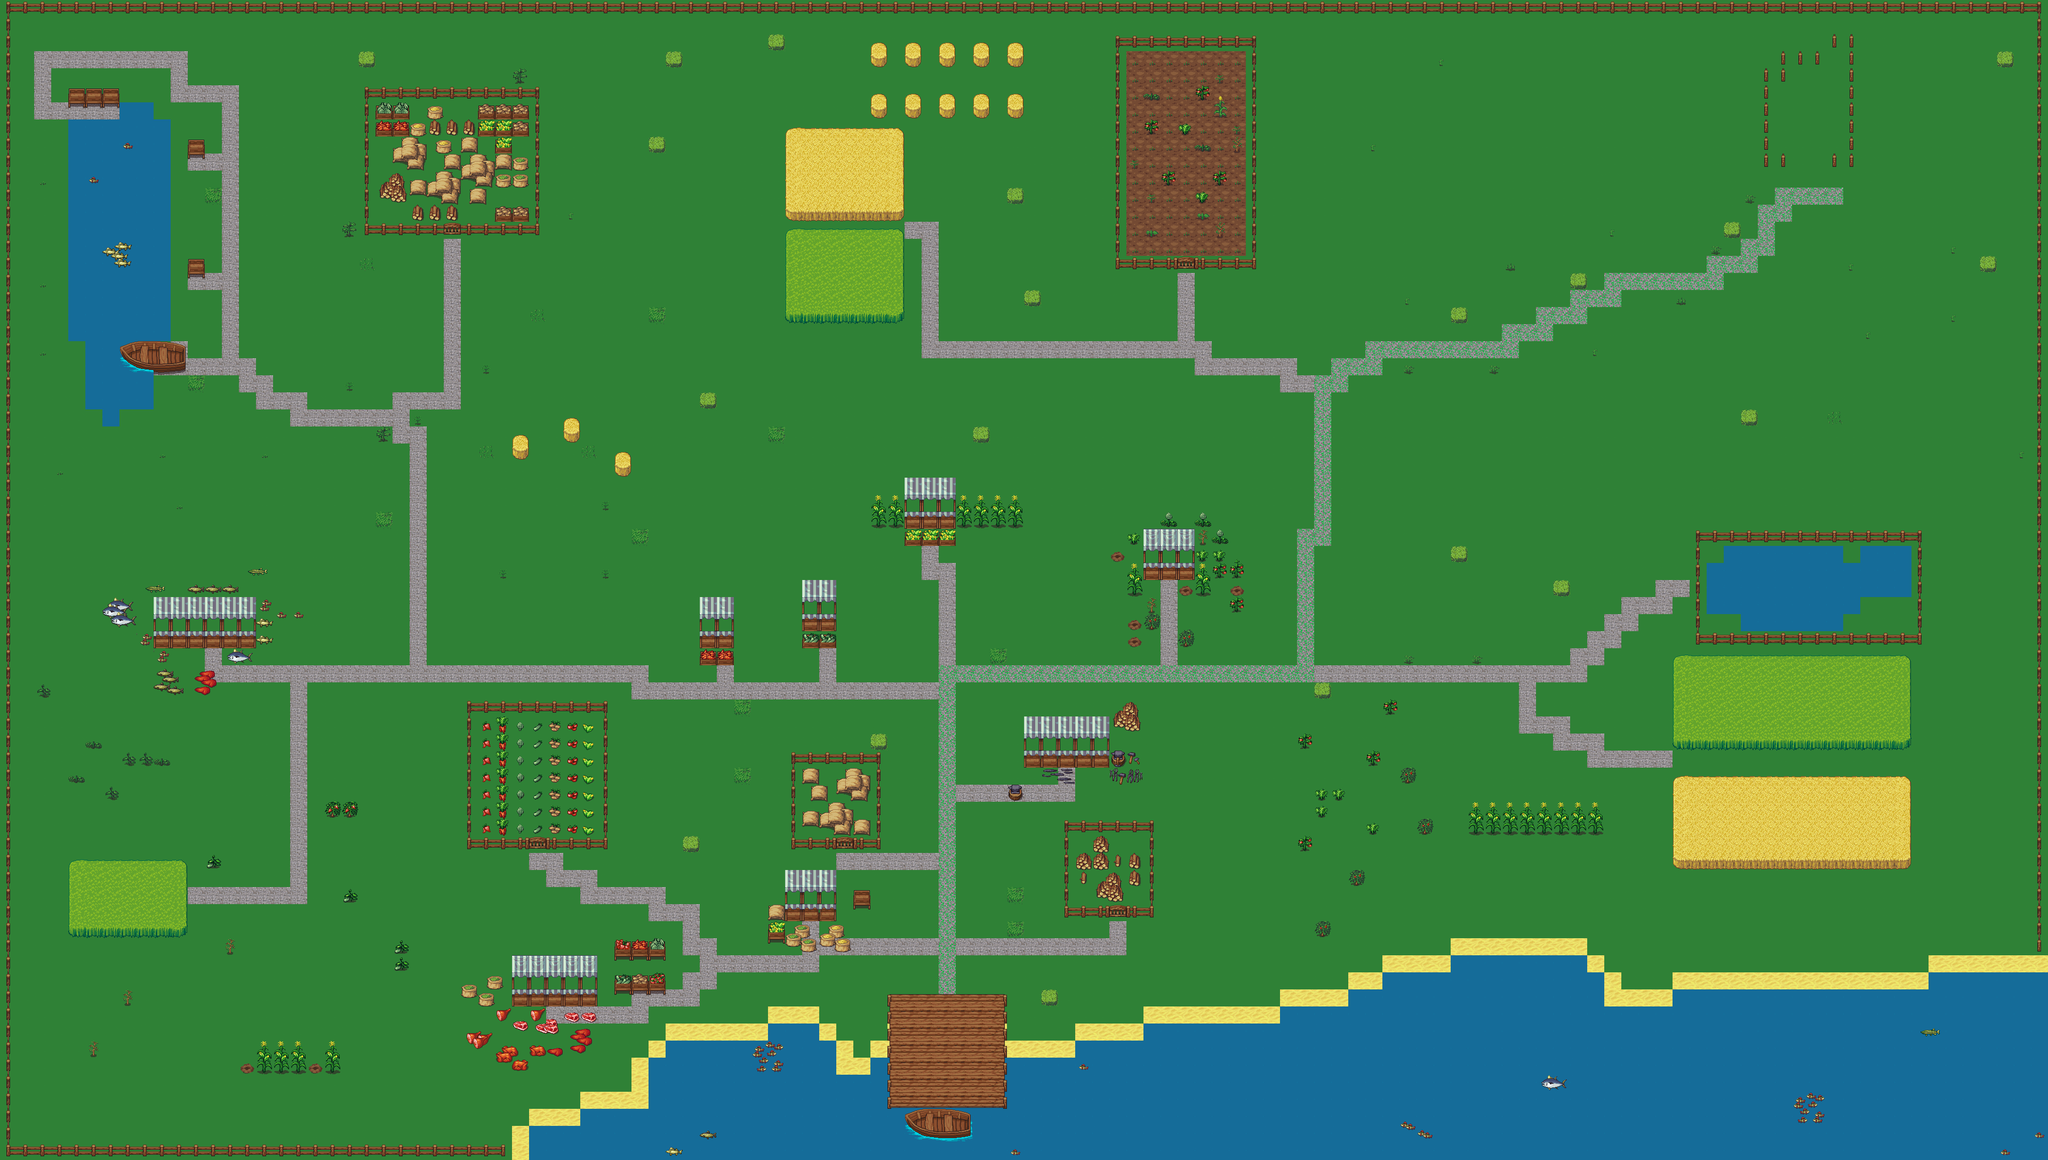

A level layout from a 2D game, rendered from its tile map. Below: a short description, then the map file with tile-grid data replaced by summaries:
An orthogonal 120x68 tile map with 32x32 px tiles, 3 tile layers (layer_Ground, layer_Walls, layer_Tower), 5 tilesets.

<map version="1.0" tiledversion="1.1.4" orientation="orthogonal" renderorder="right-down" width="120" height="68" tilewidth="32" tileheight="32" infinite="0" nextobjectid="31">
 <tileset firstgid="1" name="tileset_outdoorZone" tilewidth="32" tileheight="32" tilecount="108" columns="9">
  <image source="tileset_outdoor.png" width="288" height="384" />
 </tileset>
 <tileset firstgid="109" name="farming_fishing" tilewidth="32" tileheight="32" tilecount="400" columns="20">
  <image source="farming_fishing.png" width="640" height="640" />
 </tileset>
 <tileset firstgid="509" name="plants" tilewidth="32" tileheight="32" tilecount="108" columns="9">
  <image source="plants.png" width="288" height="384" />
 </tileset>
 <tileset firstgid="617" name="stonePath" tilewidth="32" tileheight="32" tilecount="1" columns="1">
  <image source="stonePath.png" width="32" height="32" />
 </tileset>
 <tileset firstgid="618" name="mossStonePath" tilewidth="32" tileheight="32" spacing="1" tilecount="1" columns="1">
  <image source="mossStonePath.png" width="32" height="32" />
 </tileset>
 <layer name="layer_Ground" width="120" height="68">
  <data>[8160 cells, 7400 non-empty, 30 distinct tile ids]</data>
 </layer>
 <layer name="layer_Walls" width="120" height="68">
  <data>[8160 cells, 1965 non-empty, 178 distinct tile ids]</data>
 </layer>
 <layer name="layer_Tower" width="120" height="68">
  <data>[8160 cells, 47 non-empty, 36 distinct tile ids]</data>
 </layer>
</map>
